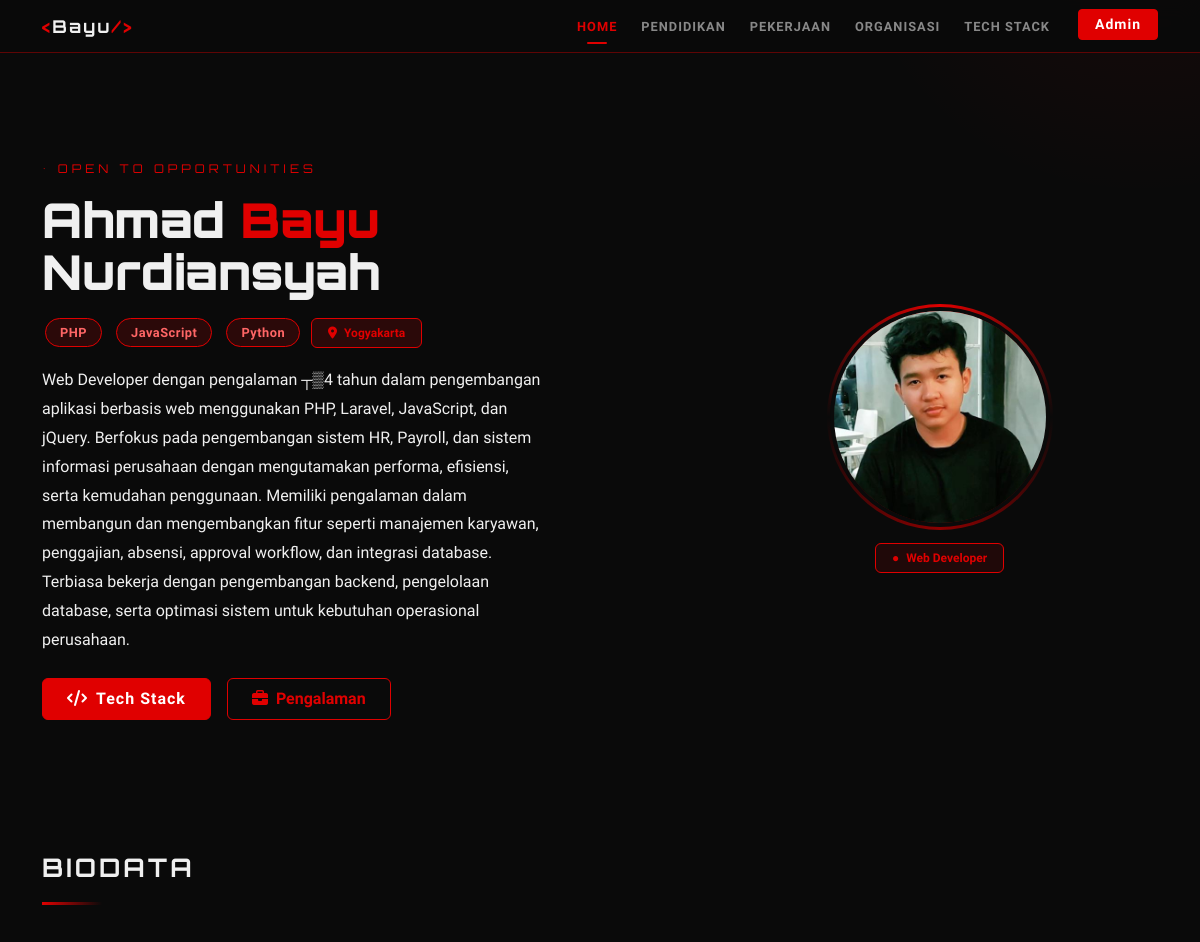
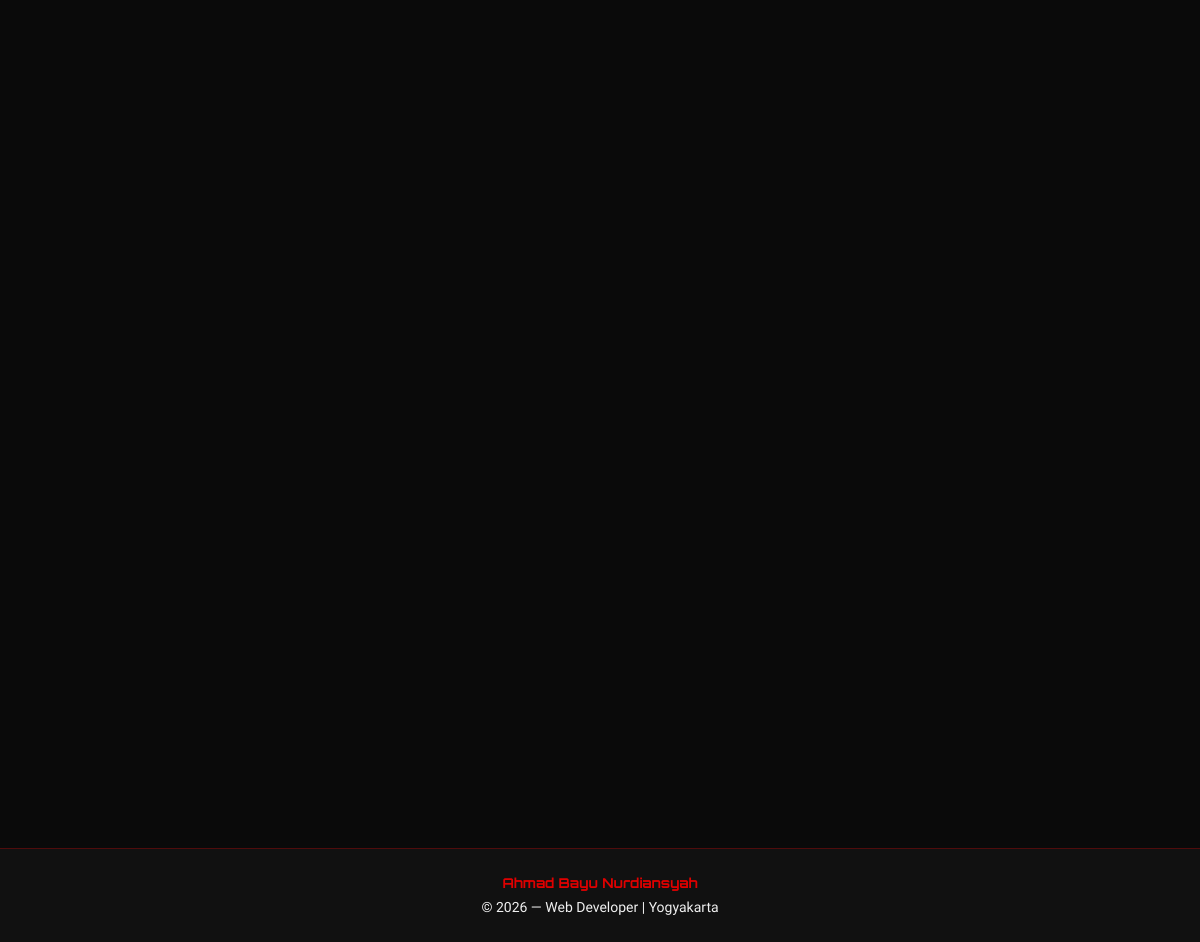
The page / on the database its author committed (2 pictures, top to bottom).
### tables this page shows
CREATE TABLE `biodata` (
  `id` int NOT NULL AUTO_INCREMENT,
  `nama` varchar(100) DEFAULT NULL,
  `tgl_lahir` date DEFAULT NULL,
  `hobby` text,
  `alamat` text,
  `foto` varchar(255) DEFAULT NULL,
  `deskripsi` text,
  `fokus` text,
  `updated_at` timestamp NULL DEFAULT CURRENT_TIMESTAMP ON UPDATE CURRENT_TIMESTAMP,
  PRIMARY KEY (`id`)
);

### index.php (the view, shortened to what this page needs)
<?php require_once 'config/db.php';
 ?>
<?php
$biodata = mysqli_fetch_assoc(mysqli_query($conn, "SELECT * FROM biodata LIMIT 1"));
$foto = $biodata['foto'];
$jml_pendidikan = mysqli_fetch_assoc(mysqli_query($conn,"SELECT COUNT(*) c FROM pendidikan"))['c'];
$jml_pekerjaan  = mysqli_fetch_assoc(mysqli_query($conn,"SELECT COUNT(*) c FROM pekerjaan"))['c'];
$jml_organisasi = mysqli_fetch_assoc(mysqli_query($conn,"SELECT COUNT(*) c FROM organisasi"))['c'];
$jml_techstack  = mysqli_fetch_assoc(mysqli_query($conn,"SELECT COUNT(*) c FROM techstack"))['c'];
?>
<!DOCTYPE html>
<html lang="id">
<head>
  <link href="https://cdn.jsdelivr.net/npm/bootstrap@5.3.0/dist/css/bootstrap.min.css" rel="stylesheet">
  <link href="https://cdnjs.cloudflare.com/ajax/libs/font-awesome/6.4.0/css/all.min.css" rel="stylesheet">
  <link href="assets/css/style.css" rel="stylesheet">
</head>
<body>
<?php include 'layouts/navbar.php'; ?>
<section class="hero-section page-wrapper">
  <div class="container">
    <div class="row align-items-center g-5">
      <div class="col-lg-7">
        <p class="hero-tag">&#x2022;
 Open to Opportunities</p>
        <h1 class="hero-name">
          Ahmad <span style="color:#e00000">Bayu</span><br>Nurdiansyah
        </h1>
        <div class="d-flex flex-wrap align-items-center gap-2 my-3">
          <span class="skill-badge skill-mahir">PHP</span>
          <span class="skill-badge skill-mahir">JavaScript</span>
          <span class="skill-badge skill-mahir">Python</span>
          <span class="badge px-3 py-2" style="background:rgba(224,0,0,0.15);border:1px solid #e00000;color:#e00000;
">
            <i class="fa fa-map-marker-alt me-1"></i> Yogyakarta
          </span>
        </div>
        <p class="hero-focus"><?= htmlspecialchars($biodata['fokus']) ?></p>
        <div class="d-flex gap-3 mt-4">
          <a href="techstack.php" class="btn btn-danger px-4 py-2 fw-bold">
            <i class="fa fa-code me-2"></i>Tech Stack
          </a>
          <a href="pekerjaan.php" class="btn btn-outline-danger px-4 py-2 fw-bold">
            <i class="fa fa-briefcase me-2"></i>Pengalaman
          </a>
        </div>
      </div>
      <div class="col-lg-5 text-center">
        <div class="hero-photo-wrapper">
          <img src="<?= htmlspecialchars($foto) ?>"
          alt="Foto Ahmad Bayu" class="hero-photo"
          onerror="this.src='https://ui-avatars.com/api/?name=Ahmad+Bayu&size=220&background=1a1a1a&color=e00000&bold=true'">
        </div>
        <div class="mt-3">
          <span class="badge px-3 py-2" style="background:rgba(224,0,0,0.1);border:1px solid #e00000;color:#e00000;">
            <span class="blink-dot me-1">●</span> Web Developer
          </span>
        </div>
      </div>
    </div>
  </div>
</section>
<section class="py-5">
  <div class="container">
    <p class="section-title">Biodata</p>
    <div class="title-line"></div>
    <div class="row g-4">
      <div class="col-lg-6">
      </div>
      <div class="col-lg-6">
      </div>
    </div>
    <div class="row g-4 mt-2">
      <?php
      $stats = [
        ['icon'=>'fa-graduation-cap','label'=>'Riwayat Pendidikan','val'=>$jml_pendidikan,'href'=>'pendidikan.php'],
        ['icon'=>'fa-briefcase',     'label'=>'Riwayat Pekerjaan', 'val'=>$jml_pekerjaan, 'href'=>'pekerjaan.php'],
        ['icon'=>'fa-users',         'label'=>'Riwayat Organisasi','val'=>$jml_organisasi,'href'=>'organisasi.php'],
        ['icon'=>'fa-code',          'label'=>'Tech Stack',        'val'=>$jml_techstack, 'href'=>'techstack.php'],
      ];
      foreach($stats as $s): ?>
      <div class="col-6 col-lg-3 list-section">
        <a href="<?= $s['href'] ?>" class="text-decoration-none">
        </a>
      </div>
      <?php endforeach; ?>
    </div>
  </div>
</section>
<?php include 'layouts/footer.php';
 ?>
</body>
</html>

### assets/css/style.css (style rules this page uses)
:root { --red-main: #e00000; --bg-dark: #0a0a0a; --bg-card: #111111; --text-main: #f0f0f0; --text-muted: #888; }
body { background-color: var(--bg-dark); color: var(--text-main); font-family: 'Rajdhani', sans-serif; min-height: 100vh; display: flex; flex-direction: column; }
.page-wrapper { padding-top: 80px; flex: 1; }
.section-title { font-family:'Orbitron',monospace; font-size:1.6rem; font-weight:700; letter-spacing:3px; text-transform:uppercase }
.title-line { width:60px; height:3px; background:linear-gradient(90deg,#e00000,transparent); margin-bottom:2rem }
.skill-badge { display:inline-block; padding:4px 14px; border-radius:20px; font-size:.8rem; font-weight:600; margin:3px; letter-spacing:.5px; }
.skill-mahir { background:rgba(224,0,0,0.15); border:1px solid #e00000; color:#ff6666 }
.btn-danger { background:#e00000 !important; border-color:#e00000 !important; font-weight:700; letter-spacing:1px }
.btn-outline-danger { border-color:#e00000 !important; color:#e00000 !important }
.list-section { color: #f0f0f0; }

### index.php (style rules this page uses)
.blink-dot { animation:blink 1.2s infinite }
.hero-section { min-height:100vh; display:flex; align-items:center; position:relative; overflow:hidden }
.hero-section::before { content:''; position:absolute; top:-50%; right:-20%; width:600px; height:600px; border-radius:50%; background:radial-gradient(circle,rgba(224,0,0,0.07) 0%,transparent 70%); animation:pulse-glow 4s ease-in-out infinite }
.hero-tag { font-family:'Orbitron',monospace; font-size:.75rem; color:#e00000; letter-spacing:4px; text-transform:uppercase }
.hero-name { font-family:'Orbitron',monospace; font-size:clamp(1.8rem,5vw,3rem); font-weight:900; line-height:1.1 }
.hero-focus { color: #f0f0f0; font-size:1rem; line-height:1.8; max-width:500px }
.hero-photo-wrapper { position:relative; display:inline-block }
.hero-photo-wrapper::before { content:''; position:absolute; inset:-3px; border-radius:50%; background:conic-gradient(#e00000,transparent,#8b0000,transparent,#e00000); animation:spin-border 6s linear infinite; z-index:0 }
.hero-photo { width:220px; height:220px; border-radius:50%; object-fit:cover; position:relative; z-index:1; border:4px solid #0a0a0a }

### rows shown on the page
biodata: fokus "Web Developer dengan pengalaman ┬▒4 tahun dalam pengembangan aplikasi berbasis web menggunakan PHP, Laravel, JavaScript, dan jQuery. Berfokus pada pengembangan sistem HR, Payroll, dan sistem informasi perusahaan dengan mengutamakan performa, efisiensi, serta kemudahan penggunaan. Memiliki pengalaman dalam membangun dan mengembangkan fitur seperti manajemen karyawan, penggajian, absensi, approval workflow, dan integrasi database. Terbiasa bekerja dengan pengembangan backend, pengelolaan database, serta optimasi sistem untuk kebutuhan operasional perusahaan.", foto (picture)
